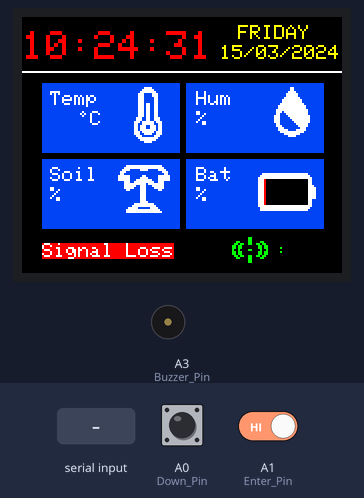
The program below on a simulated Arduino Nano, built with avr-gcc and run on an emulated ATmega328P. Parts: 160×128 colour display, buzzer (waves = sounding, pin HIGH). The test bench sets the inputs (shaded band); at power-on: A0 (Down_Pin) HIGH, A1 (Enter_Pin) HIGH. The local clock reads 2024-03-15 10:24:30 at power-on unless the program sets it; what the program prints to the serial monitor is not drawn.

Above: at 1.3 s.
1.4 s: "90,45,200,10\n" received over the second serial link
At 3.4 s:
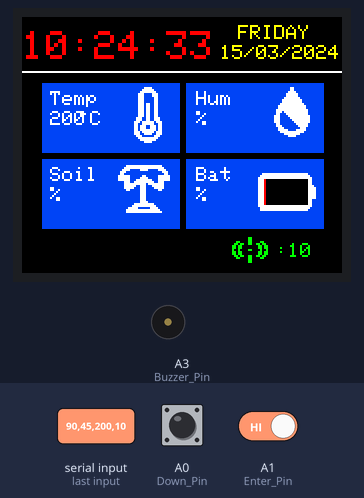
4.4 s: A0 (Down_Pin) pulled LOW for 0.15 s
At 5.4 s:
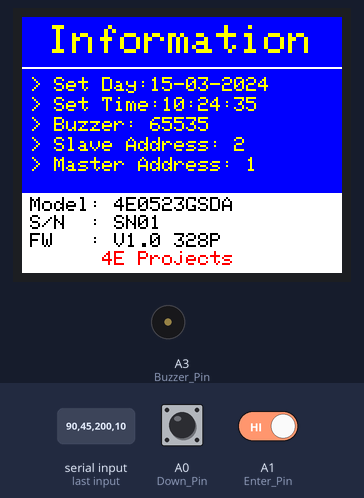
7.5 s: A0 (Down_Pin) pulled LOW for 1 s
At 11.4 s:
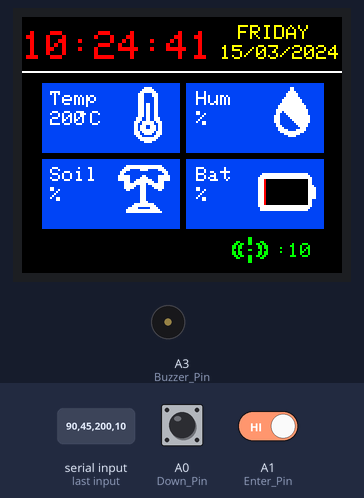
11.5 s: "OK" received over the second serial link
14.5 s: A0 (Down_Pin) pulled LOW for 3.2 s
At 15.37 s:
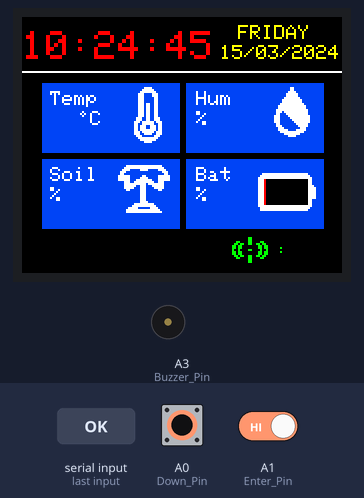
19.2 s: A0 (Down_Pin) driven LOW and A1 (Enter_Pin) driven LOW
At 20.7 s:
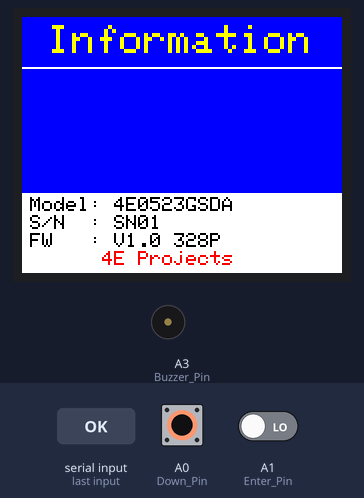
Timing chart, 0 to 22.1 s (numbered marks = the images above; inputs shaded):
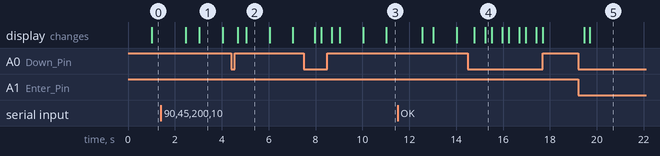

The program:

main.cpp
```cpp
/*
  **** Master/Sender ****
  Baudrate  : 9600 - AT+IPR=9600
  Address   : 1    - AT+ADDRESS=1
  NETWORKID : 18   - AT+NETWORKID=18

  *** Library *****
- Adafruit_GFX    : https://github.com/adafruit/Adafruit-GFX-Library
- Adafruit_ST7735 : https://github.com/adafruit/Adafruit-ST7735-Library
- RTClib          : https://github.com/adafruit/RTClib

Date  : 16/05/2023
Update:

*/

//==================Including the libraries==================
#include <Arduino.h>
#include <SoftwareSerial.h>
#include <Adafruit_GFX.h>    // Core graphics library
#include <Adafruit_ST7735.h> // Hardware-specific library for ST7735
#include <SPI.h>
#include <icon.h>
#include "RTClib.h"
#include <EEPROM.h>
#define ONBuzzer   1
#define OFFBuzzer  0
// Information
#define Model          "Model: 4E0523GSDA   "
#define SeriaNumber    "S/N  : SN01         "
#define FirmwareVision "FW   : V1.0 328P    "
#define Author         "      4E Projects   "
#define SDT            "     036.788.0317   "
#define Origin         "   Made in VietNam  "

// Defines the slave/destination address.
#define slave_Address   02
#define master_Address  01

// Initialize "SoftwareSerial" and set the PIN used for RX and TX.
SoftwareSerial ReyaxLoRa(5, 4); //--> RX, TX
#define Down_Pin A0
#define Enter_Pin A1
#define Up_Pin A2
#define Buzzer_Pin A3

const unsigned long TIMEOUT = 20000;    // Thời gian chờ tối đa (20 giây)
unsigned long lastSerialTime = -20000;    // Lưu thời gian gửi tin nhắn gần nhất

const unsigned long interval1On = 500;  // Thời gian sáng LED thứ nhất (1 giây)
const unsigned long interval1Off = 60000;  // Thời gian tắt LED thứ nhất (60 giây)
const unsigned long interval2On = 1000;  // Thời gian sáng LED thứ hai (1 giây)
const unsigned long interval2Off = 1000;  // Thời gian tắt LED thứ hai (1 giây)

unsigned long previousMillis1 = 0;  // Lưu trữ thời gian millis() gần nhất cho LED thứ nhất
unsigned long previousMillis2 = 0;  // Lưu trữ thời gian millis() gần nhất cho LED thứ hai
bool ledState1 = false;  // Trạng thái hiện tại của LED thứ nhất
bool textState = false;  // Trạng thái hiện tại của LED thứ hai

// initialize RTC library
RTC_DS1307 rtc;
DateTime   now;

// For LCD 1.8inch ST7735
#define TFT_CS        10
#define TFT_RST        8 // Or set to -1 and connect to Arduino RESET pin
#define TFT_DC         9
// LED-3.3V ; SCK-D13 ; SDA-D11

Adafruit_ST7735 tft = Adafruit_ST7735(TFT_CS, TFT_DC, TFT_RST);
// color definitions
const uint16_t  Display_Color_Black            = 0x0000;
const uint16_t  Display_Color_Backgroup        = 0x0000; // Black
const uint16_t  Display_Color_Blue             = 0x023e;
const uint16_t  Display_Color_Red              = 0xF800;
const uint16_t  Display_Color_Green            = 0x07E0;
const uint16_t  Display_Color_Cyan             = 0x07FF;
const uint16_t  Display_Color_Magenta          = 0xF81F;
const uint16_t  Display_Color_Yellow           = 0xFFE0;
const uint16_t  Display_Color_White            = 0xFFFF;

String TemperatureValue;
String HumidityValue;
String MoistureValue;
String BateryPercent;
int w_BateryPercent = 1;  // 1->22 px
uint16_t BatteryColor;

unsigned long previousMillisDisplay = -20000;
//unsigned long currentMillisDisplay  = 0;
const uint16_t timeDisplay = 20000;

int8_t BuzzerState = 0;
String _rssi;

int16_t
state = 0,
pre_state = 1;

// Vị trí Text TimeSet DaySet |  Desired text size. 1 is default 6x8, 2 is 12x16, 3 is 18x24, etc   11-22-2023
uint8_t day_x_pos         = 64;
uint8_t month_x_pos       = day_x_pos + 6*3;
uint8_t year_x_pos        = day_x_pos + 6*8;
uint8_t hour_x_pos        = 70;
uint8_t minute_x_pos      = hour_x_pos + 6*3;
uint8_t buzzer_x_pos      = 64;
uint8_t date_y_pos        = 30;
uint8_t time_y_pos        = 40;
uint8_t buzzer_y_pos      = 50;
uint8_t addr_slave_y_pos  = 60;
uint8_t addr_master_y_pos = 70;

void EEPROM_SaveSetting()
{
  EEPROM.update(0, BuzzerState);

}
void EEPROM_LoadSetting()
{
  EEPROM.get(0, BuzzerState);
}

void RTC_display()
{
    char _buffer[11];
    char dow_matrix[7][10] = {" SUNDAY  ", " MONDAY  ", " TUESDAY ", "WEDNESDAY", " THURSDAY", " FRIDAY  ", " SATURDAY"};
    // print time
    tft.setTextSize(2);
    sprintf( _buffer, "%02u:%02u:%02u", now.hour(), now.minute(), now.second() );
    tft.setCursor(0, 7);
    tft.setTextColor(ST7735_RED, Display_Color_Backgroup);
    tft.print(_buffer);
    // print date
    sprintf( _buffer, "%02u/%02u/%04u", now.day(), now.month(), now.year() );
    tft.setTextSize(1);
    tft.setFont();
    tft.setTextColor(ST7735_YELLOW, Display_Color_Backgroup);
    tft.setCursor(99, 14);
    tft.print(_buffer);
    // print day of the week
    tft.setCursor(102, 4);
    tft.print( dow_matrix[now.dayOfTheWeek()] );

}

void Screen1Data()
{
  RTC_display();  // Hiển thị thời gian, ngày tháng - display time, date
  tft.setTextSize(1);
  tft.setTextColor(ST7735_WHITE, Display_Color_Blue);
  // Giá trị nhiệt độ môi trường
  tft.setCursor(14, 47);
  tft.print(TemperatureValue);
  tft.drawCircle(30, 48, 1, ST7735_WHITE);  // print degree symbol ( ° )
  tft.setCursor(34, 47);
  tft.print("C");
  // Giá trị độ ẩm môi trường
  tft.setCursor(87, 47);
  tft.print(HumidityValue); tft.print("% ");
  // Giá trị độ ẩm đất
  tft.setCursor(14, 85);
  tft.print(MoistureValue); tft.print("% ");
  // Giá trị phần trăm pin
  tft.setCursor(87, 85);
  tft.print(BateryPercent); tft.print("% ");
  w_BateryPercent = map(BateryPercent.toInt(), 0, 100, 1, 22);
  if(w_BateryPercent < 1) w_BateryPercent = 1;
  if(w_BateryPercent > 22) w_BateryPercent = 22;
  if(BateryPercent.toInt() > 70) BatteryColor = ST7735_GREEN;
  else if(BateryPercent.toInt() <= 70 && BateryPercent.toInt() > 30 ) BatteryColor = ST7735_YELLOW;
  else if(BateryPercent.toInt() <= 30) BatteryColor = ST7735_RED;
  tft.fillRect(121, 81, w_BateryPercent, 13, BatteryColor);
  tft.fillRect(121 + w_BateryPercent, 81, 22 - w_BateryPercent, 13, Display_Color_Backgroup);
  // RSSI
  tft.setTextColor(ST7735_GREEN, Display_Color_Backgroup);
  tft.setCursor(127, 113);
  tft.print(":"); tft.print(_rssi);
}

void Screen1_display()
{
  if(state != pre_state)
  {
    tft.fillScreen(Display_Color_Backgroup);
    pre_state = state;
    tft.drawLine(0,27,160,27,ST7735_WHITE);
    // Nhiệt độ
    tft.fillRect(10, 33, 69, 35, Display_Color_Blue);
    tft.setTextSize(1);
    tft.setTextColor(ST7735_WHITE);
    tft.setCursor(14, 37);
    tft.print("Temp");
    tft.drawBitmap(55, 35, TempIcon, 16, 28, ST7735_WHITE);
    // Độ ẩm Không khí
    tft.fillRect(82, 33, 69, 35, Display_Color_Blue);
    tft.setTextSize(1);
    tft.setTextColor(ST7735_WHITE);
    tft.setCursor(87, 37);
    tft.print("Hum");
    tft.drawBitmap(126, 35, HumIcon, 18, 25, ST7735_WHITE);
    // Độ ẩm Đất
    tft.fillRect(10, 71, 69, 35, Display_Color_Blue);
    tft.setTextSize(1);
    tft.setTextColor(ST7735_WHITE);
    tft.setCursor(14, 75);
    tft.print("Soil");
    tft.drawBitmap(48, 73, SoilIcon, 26, 26, ST7735_WHITE);
    // Phần trăm pin
    tft.fillRect(82, 71, 69, 35, Display_Color_Blue);
    tft.setTextSize(1);
    tft.setTextColor(ST7735_WHITE);
    tft.setCursor(87, 75);
    tft.print("Bat");
    tft.drawBitmap(118, 78, BatteryIcon, 30, 19, ST7735_WHITE);
    // Cường độ tín hiệu
    tft.drawBitmap(105, 110, SignalIcon, 18, 13, ST7735_GREEN);
  }
  Screen1Data();
}

// a small function for button1 (B1) debounce
bool debounce ()
{
  byte count = 0;
  for(byte i = 0; i < 6; i++)
  {
    if ( !digitalRead(Enter_Pin) )
      count++;
    delay(10);
  }
  if(count > 2)  return 1;
  else           return 0;
}

byte edit(int8_t parameter)
{
  static byte i = 0, y_pos,
              x_pos[6] = {day_x_pos, month_x_pos, year_x_pos, hour_x_pos, minute_x_pos, buzzer_x_pos };
  char text[3];
  sprintf(text,"%02u", parameter);

  if(i < 3) {
    tft.setTextColor(ST7735_YELLOW, ST7735_BLUE);     // set text color to green and black background
    y_pos = date_y_pos;
  }
  if(i > 2  && i < 4){
    tft.setTextColor(ST7735_YELLOW, ST7735_BLUE);     // set text color to yellow and black background
    y_pos = time_y_pos;
  }
  if(i > 4 ){
    tft.setTextColor(ST7735_YELLOW, ST7735_BLUE);     // set text color to yellow and black background
    y_pos = buzzer_y_pos;
  }

  while( debounce() );   // call debounce function (wait for B1 to be released)

  while(true) {
    while( !digitalRead(Up_Pin) && digitalRead(Down_Pin) ) {  // while B2 is pressed
      parameter++;
      if(i == 0 && parameter > 31)    // if day > 31 ==> day = 1
        parameter = 1;
      if(i == 1 && parameter > 12)    // If month > 12 ==> month = 1
        parameter = 1;
      if(i == 2 && parameter > 99)    // If year > 99 ==> year = 0
        parameter = 0;
      if(i == 3 && parameter > 23)    // if hours > 23 ==> hours = 0
        parameter = 0;
      if(i == 4 && parameter > 59)    // if minutes > 59 ==> minutes = 0
        parameter = 0;
      if(i == 5 && parameter > 1)    // if minutes > 59 ==> minutes = 0
        parameter = 0;

      sprintf(text,"%02u", parameter);
      tft.setCursor(x_pos[i], y_pos);
      tft.print(text);
      delay(200);       // wait 200ms
    }
    while( !digitalRead(Down_Pin) && digitalRead(Up_Pin) ) {  // while B2 is pressed
      parameter--;
      if(i == 0 && parameter < 01)    // if day <  01 ==> day = 31
        parameter = 31;
      if(i == 1 && parameter < 01)    // If month < 01 ==> month = 12
        parameter = 12;
      if(i == 2 && parameter < 00)    // If year < 00 > ==> year = 99
        parameter = 99;
      if(i == 3 && parameter < 00)    // if hours < 00 ==> hours = 23
        parameter = 23;
      if(i == 4 && parameter < 00)    // if minutes < 00 ==> minutes = 59
        parameter = 5;
      if(i == 5 && parameter < 00)    // if minutes < 00 ==> minutes = 59
        parameter = 1;

      sprintf(text,"%02u", parameter);
      tft.setCursor(x_pos[i], y_pos);
      tft.print(text);
      delay(200);       // wait 200ms
    }


    tft.fillRect(x_pos[i], y_pos, 12, 9, ST7735_BLUE);  // fill nhấp nháy ô được chọn
    unsigned long previous_m = millis();
    while( (millis() - previous_m < 250) && digitalRead(Enter_Pin) && digitalRead(Up_Pin) && digitalRead(Down_Pin)) ;
    tft.setCursor(x_pos[i], y_pos);
    tft.print(text);
    previous_m = millis();
    while( (millis() - previous_m < 250) && digitalRead(Enter_Pin) && digitalRead(Up_Pin) && digitalRead(Down_Pin)) ;

    if(!digitalRead(Enter_Pin))
    {                     // if button B1 is pressed
      i = (i + 1) % 6;    // increment 'i' for the next parameter
      return parameter;   // return parameter value and exit
    }
  }
}
void RTC_Setting_display()
{
  char _buffer[11];
  // print date
  sprintf( _buffer, "%02u-%02u-%04u", now.day(), now.month(), now.year() );
  tft.setCursor(4, date_y_pos);
  tft.setTextColor(ST7735_YELLOW, ST7735_BLUE);     // set text color to yellow and black background
  tft.print("> Set Day:");
  tft.print(_buffer);
  // print time
  sprintf( _buffer, "%02u:%02u:%02u", now.hour(), now.minute(), now.second() );
  tft.setCursor(4, time_y_pos);
  tft.setTextColor(ST7735_YELLOW, ST7735_BLUE);     // set text color to green and black background
  tft.print("> Set Time:");
  tft.print(_buffer);
   //
  sprintf( _buffer, "%02u", BuzzerState );
  tft.setCursor(4, buzzer_y_pos );
  tft.setTextColor(ST7735_YELLOW, ST7735_BLUE);     // set text color to green and black background
  tft.print("> Buzzer: ");
  tft.print(_buffer);
  //
  tft.setCursor(4, addr_slave_y_pos);
  tft.setTextColor(ST7735_YELLOW, ST7735_BLUE);     // set text color to green and black background
  tft.print("> Slave Address: ");
  tft.print(slave_Address);
  tft.setCursor(4, addr_master_y_pos);
  tft.setTextColor(ST7735_YELLOW, ST7735_BLUE);     // set text color to green and black background
  tft.print("> Master Address: ");
  tft.print(master_Address);
  //
  sprintf( _buffer, "%02u", BuzzerState );
  tft.setCursor(4, buzzer_y_pos );
  tft.setTextColor(ST7735_YELLOW, ST7735_BLUE);     // set text color to green and black background
  tft.print("> Buzzer: ");
  tft.print(_buffer);
}
void Screen2_display()
{
  digitalWrite(Buzzer_Pin, LOW);
  if(state != pre_state)
  {
    pre_state = state;
    tft.fillScreen(ST7735_BLUE);
    tft.drawLine(0, 25, 160, 25,ST7735_WHITE);
    tft.setTextSize(2);
    tft.setTextColor(ST7735_YELLOW);
    tft.setCursor(13, 4);
    tft.print("Information");
    tft.fillRect(0, 88, 160, 40, ST7735_WHITE);
    tft.setTextSize(1);
    tft.setTextColor(ST7735_BLACK);
    tft.setCursor(4, 90);
    tft.print(Model);
    tft.setCursor(4, 99);
    tft.print(SeriaNumber);
    tft.setCursor(4, 108);
    tft.print(FirmwareVision);
    tft.setCursor(4, 117);
    tft.setTextColor(ST7735_RED);
    tft.print(Author);
  }

  tft.setTextSize(1);
  if( !digitalRead(Enter_Pin) )  // if B1 is pressed
  if( debounce() )             // call debounce function (make sure B1 is pressed)
  {
    while( debounce() );  // call debounce function (wait for B1 to be released)
    //DateTime now = rtc.now();
    byte day    = edit( now.day() );          // edit date
    byte month  = edit( now.month() );        // edit month
    byte year   = edit( now.year() - 2000 );  // edit year
    byte hour   = edit( now.hour() );         // edit hours
    byte minute = edit( now.minute() );       // edit minutes
    BuzzerState = edit(BuzzerState);
    EEPROM_SaveSetting();
    // write time & date data to the RTC chip
    rtc.adjust(DateTime(2000 + year, month, day, hour, minute, 0));

    while(debounce());  // call debounce function (wait for button B1 to be released)
  }

  RTC_Setting_display();
}
void ButtonHandle()
{
  if (!digitalRead(Down_Pin))
  {
    if (state == 2) state = 0;
    else state += 1;
    delay(200);
  }
}
//___________ getValue() ___________
String getValue(String data, char separator, int index) {
  int found = 0;
  int strIndex[] = { 0, -1 };
  int maxIndex = data.length() - 1;

  for (int i = 0; i <= maxIndex && found <= index; i++) {
    if (data.charAt(i) == separator || i == maxIndex) {
      found++;
      strIndex[0] = strIndex[1] + 1;
      strIndex[1] = (i == maxIndex) ? i+1 : i;
    }
  }
  return found > index ? data.substring(strIndex[0], strIndex[1]) : "";
}

//___________ ReyaxLoRa_Send() ___________
void ReyaxLoRa_Send(int addr, String data_send) {
  String str_Send;
  // AT commands to transmit data.
  // For more details see the document "LoRa_AT_Command_RYLR998_RYLR498_EN.pdf" in the "AT+SEND" section.
  str_Send = "AT+SEND=" + String(addr) + "," + String(data_send.length()) + "," + data_send + "\r\n";
  ReyaxLoRa.print(str_Send);
  Serial.println();
  Serial.print("Send to Slave : ");
  Serial.print(str_Send);
  Serial.flush();
}

//___________ ReyaxLoRa_Receive() ___________
void ReyaxLoRa_Receive() {
  if (ReyaxLoRa.available() > 0 ) {
    lastSerialTime = millis();    // Lưu thời gian gần nhất nhận được tín hiệu
    String rcv_Data_String = ReyaxLoRa.readString();
    if(rcv_Data_String.indexOf("OK") > 0 || rcv_Data_String.indexOf("ERR") > 0) {
      Serial.println();
      Serial.print(F("LoRa Reyax Module Response : "));
      Serial.println(rcv_Data_String);
      Serial.flush();
      return;
    } else {
      // Print received data or messages.
      Serial.println(F("Received from Sender : "));
      Serial.println(rcv_Data_String);
      Serial.flush();

      //---------------------------------------- Process incoming data.
      // For more details see the document "LoRa_AT_Command_RYLR998_RYLR498_EN.pdf" in the section "+RCV".

      //String _addr    = getValue(rcv_Data_String, ',', 0);    //--> address
      //_addr = _addr.substring(5);
      //String _length  = getValue(rcv_Data_String, ',', 1);    //--> data length
      String _message = getValue(rcv_Data_String, ',', 2);    //--> data/message
      _rssi    = getValue(rcv_Data_String, ',', 3);    //--> RSSI
      Serial.print(F("RSSI : "));
      Serial.println(_rssi);
      //String _snr     = getValue(rcv_Data_String, ',', 4);    //--> SNR

      //Serial.println();
      //Serial.println(F("Received from Sender."));
      //Serial.print(F("-Addr     : "));
      //Serial.println(_addr);
      //Serial.print(F("-Length   : "));
      //Serial.println(_length);
      //Serial.print(F("-Message  : "));
      //Serial.println(_message);
      //Serial.print(F("-RSSI     : "));
      //Serial.println(_rssi);
      //Serial.print(F("-SNR      : "));
      //Serial.println(_snr);
      //Serial.flush();.
      TemperatureValue = getValue(_message, '|', 0);
      HumidityValue = getValue(_message, '|', 1);
      MoistureValue = getValue(_message, '|', 2);
      BateryPercent = getValue(_message, '|', 3);
    }
  }
}
void AllowBuzzer(uint8_t BuzzerValue, uint8_t value)
{
  if(value) digitalWrite(Buzzer_Pin, BuzzerValue);
  else digitalWrite(Buzzer_Pin, LOW);

}
// Thông báo mất tín hiệu - Signal loss notification
void SignalLoss()
{
  tft.setTextSize(1);
  tft.setCursor(10, 113);
  tft.setTextColor(ST7735_WHITE, Display_Color_Backgroup);
  if (millis() - lastSerialTime > TIMEOUT) {    // Nếu thời gian chờ tối đa đã vượt quá
    unsigned long currentMillis = millis();  // Lấy thời gian millis() hiện tại

  // LED thứ nhất
  if (ledState1 == false && currentMillis - previousMillis1 >= interval1Off) {
    ledState1 = true;
    previousMillis1 = currentMillis;
  }
  else if (ledState1 == true && currentMillis - previousMillis1 >= interval1On) {
    ledState1 = false;
    previousMillis1 = currentMillis;
  }
  AllowBuzzer(ledState1, BuzzerState);
  // LED thứ hai
  if (textState == false && currentMillis - previousMillis2 >= interval2Off) {
    textState = true;
    previousMillis2 = currentMillis;
    tft.setTextColor(ST7735_WHITE, ST7735_RED);
    tft.print("Signal Loss");
  }
  else if (textState == true && currentMillis - previousMillis2 >= interval2On) {
    textState = false;
    previousMillis2 = currentMillis;
    tft.setTextColor(ST7735_WHITE, Display_Color_Backgroup);
    tft.print("           ");
  }


    // if (millis() - lastBlinkTime > 1000) { // Nếu đã đủ thời gian để nhấp nháy LED
    //   buzzerState = !buzzerState;    // Đảo trạng thái của LED
    //   // AllowBuzzer(buzzerState, BuzzerState);
    //   if(buzzerState == 0) {
    //     tft.setTextColor(ST7735_WHITE, ST7735_RED);
    //     tft.print("Signal Loss");
    //   }
    //   if(buzzerState == 1) {
    //     tft.setTextColor(ST7735_WHITE, Display_Color_Backgroup);
    //     tft.print("           ");
    //   }
    //   lastBlinkTime = millis(); // Lưu thời gian nhấp nháy gần nhất
    // }
  }

  else {
  tft.print("           ");
  digitalWrite(Buzzer_Pin, LOW);    // Tắt đèn LED nếu còn nhận được tín hiệu
  // lastBlinkTime = millis(); // Lưu thời gian nhấp nháy gần nhất
  }
}
//_____________ VOID SETUP() _____________
void setup() {
  pinMode(Buzzer_Pin, OUTPUT);
  pinMode(Up_Pin, INPUT_PULLUP);
  pinMode(Enter_Pin, INPUT_PULLUP);
  pinMode(Down_Pin, INPUT_PULLUP);
  Serial.begin(9600);
  // set the data rate for the SoftwareSerial port.
  ReyaxLoRa.begin(9600);
  // initialize RTC chip
  rtc.begin();
  //rtc.adjust(DateTime(2023, 5, 14, 12, 23, 0));
  // Use this initializer if using a 1.8" TFT screen:
  tft.initR(INITR_BLACKTAB);      // Init ST7735S chip, black tab
  tft.setRotation(1);  // 0->3
 // tft.fillScreen(ST7735_BLACK);  // fill screen with black color
  tft.fillScreen(Display_Color_Backgroup);
  EEPROM_LoadSetting();
}

//________________VOID LOOP()_______________
void loop() {
  ButtonHandle();
  now = rtc.now();  // read current time and date from the RTC chip

  switch (state) {
    case 0:
      Screen1_display();
      SignalLoss();
      ReyaxLoRa_Receive();
      break;
    case 1:
      Screen2_display();
      break;
  }
  //Serial.println(debounce());
}
```

Source omitted: icon.h (data table, 2508 bytes)

Measured:
- after the input at 1.4 s, the display: first changes after 1.1 s (image 1 shows a later state)
- after the input at 4.4 s, the display: first changes after 0.28 s (image 2 shows a later state)
- after the input at 7.5 s, the display: first changes after 0.47 s (image 3 shows a later state)
- after the input at 14.5 s, the display: first changes after 0.28 s (image 4 shows a later state)
- after the input at 19.2 s, the display: first changes after 0.26 s (image 5 shows a later state)
- what the display in image 1 shows lasts 1.0 s, from 3.0 s to 4.0 s
